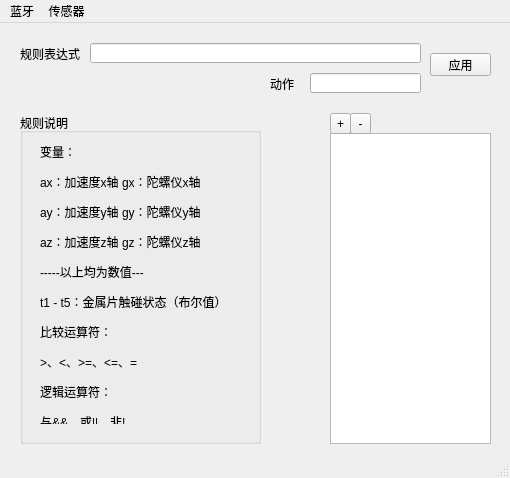
<?xml version="1.0" encoding="UTF-8"?>
<ui version="4.0">
 <class>MainWindow</class>
 <widget class="QMainWindow" name="MainWindow">
  <property name="geometry">
   <rect>
    <x>0</x>
    <y>0</y>
    <width>510</width>
    <height>478</height>
   </rect>
  </property>
  <property name="windowTitle">
   <string>手势控制系统</string>
  </property>
  <widget class="QWidget" name="centralWidget">
   <widget class="QGroupBox" name="gbRuleStatement">
    <property name="geometry">
     <rect>
      <x>20</x>
      <y>90</y>
      <width>241</width>
      <height>331</height>
     </rect>
    </property>
    <property name="title">
     <string>规则说明</string>
    </property>
    <widget class="QLabel" name="lRuleStatement">
     <property name="geometry">
      <rect>
       <x>20</x>
       <y>30</y>
       <width>211</width>
       <height>281</height>
      </rect>
     </property>
     <property name="text">
      <string>&lt;html&gt;&lt;head/&gt;&lt;body&gt;&lt;p&gt;变量：&lt;/p&gt;&lt;p&gt;ax：加速度x轴 gx：陀螺仪x轴&lt;/p&gt;&lt;p&gt;ay：加速度y轴 gy：陀螺仪y轴&lt;/p&gt;&lt;p&gt;az：加速度z轴 gz：陀螺仪z轴 &lt;/p&gt;&lt;p&gt;-----以上均为数值--- &lt;/p&gt;&lt;p&gt;t1 - t5：金属片触碰状态（布尔值）&lt;/p&gt;&lt;p&gt;比较运算符：&lt;/p&gt;&lt;p&gt;&amp;gt;、&amp;lt;、&amp;gt;=、&amp;lt;=、=&lt;/p&gt;&lt;p&gt;逻辑运算符：&lt;/p&gt;&lt;p&gt;与&amp;amp;&amp;amp;、或||、非!&lt;/p&gt;&lt;/body&gt;&lt;/html&gt;</string>
     </property>
    </widget>
   </widget>
   <widget class="QLineEdit" name="leExpression">
    <property name="geometry">
     <rect>
      <x>90</x>
      <y>20</y>
      <width>331</width>
      <height>20</height>
     </rect>
    </property>
   </widget>
   <widget class="QLabel" name="lExpression">
    <property name="geometry">
     <rect>
      <x>20</x>
      <y>20</y>
      <width>71</width>
      <height>21</height>
     </rect>
    </property>
    <property name="text">
     <string>规则表达式</string>
    </property>
   </widget>
   <widget class="QListWidget" name="lwExpression">
    <property name="geometry">
     <rect>
      <x>330</x>
      <y>110</y>
      <width>161</width>
      <height>311</height>
     </rect>
    </property>
   </widget>
   <widget class="QPushButton" name="pbApplyExpression">
    <property name="geometry">
     <rect>
      <x>430</x>
      <y>30</y>
      <width>61</width>
      <height>23</height>
     </rect>
    </property>
    <property name="text">
     <string>应用</string>
    </property>
   </widget>
   <widget class="QToolButton" name="tbAddExpression">
    <property name="geometry">
     <rect>
      <x>330</x>
      <y>90</y>
      <width>21</width>
      <height>21</height>
     </rect>
    </property>
    <property name="text">
     <string>+</string>
    </property>
   </widget>
   <widget class="QToolButton" name="tbDeleteExpression">
    <property name="geometry">
     <rect>
      <x>350</x>
      <y>90</y>
      <width>21</width>
      <height>21</height>
     </rect>
    </property>
    <property name="text">
     <string>-</string>
    </property>
   </widget>
   <widget class="QLabel" name="lAction">
    <property name="geometry">
     <rect>
      <x>270</x>
      <y>50</y>
      <width>31</width>
      <height>21</height>
     </rect>
    </property>
    <property name="text">
     <string>动作</string>
    </property>
   </widget>
   <widget class="QLineEdit" name="leAction">
    <property name="geometry">
     <rect>
      <x>310</x>
      <y>50</y>
      <width>111</width>
      <height>20</height>
     </rect>
    </property>
   </widget>
  </widget>
  <widget class="QMenuBar" name="menuBar">
   <property name="geometry">
    <rect>
     <x>0</x>
     <y>0</y>
     <width>510</width>
     <height>23</height>
    </rect>
   </property>
   <widget class="QMenu" name="mBluetooth">
    <property name="title">
     <string>蓝牙</string>
    </property>
    <widget class="QMenu" name="mBluetoothConnect">
     <property name="title">
      <string>连接</string>
     </property>
     <property name="icon">
      <iconset resource="gloves.qrc">
       <normaloff>:/images/connect.png</normaloff>:/images/connect.png</iconset>
     </property>
    </widget>
    <addaction name="mBluetoothConnect"/>
    <addaction name="actionBluetoothDisconnect"/>
    <addaction name="actionactionBluetoothStatus"/>
    <addaction name="actionOpenBthPortMonitor"/>
   </widget>
   <widget class="QMenu" name="mSensor">
    <property name="title">
     <string>传感器</string>
    </property>
    <addaction name="actionOpenSensorMonitor"/>
   </widget>
   <addaction name="mBluetooth"/>
   <addaction name="mSensor"/>
  </widget>
  <widget class="QStatusBar" name="statusBar"/>
  <action name="actionBluetoothDisconnect">
   <property name="enabled">
    <bool>false</bool>
   </property>
   <property name="icon">
    <iconset resource="gloves.qrc">
     <normaloff>:/images/disconnect.png</normaloff>:/images/disconnect.png</iconset>
   </property>
   <property name="text">
    <string>断开</string>
   </property>
  </action>
  <action name="actionactionBluetoothStatus">
   <property name="enabled">
    <bool>false</bool>
   </property>
   <property name="icon">
    <iconset resource="gloves.qrc">
     <normaloff>:/images/status.png</normaloff>:/images/status.png</iconset>
   </property>
   <property name="text">
    <string>状态</string>
   </property>
  </action>
  <action name="actionOpenSensorMonitor">
   <property name="icon">
    <iconset resource="gloves.qrc">
     <normaloff>:/images/monitor.png</normaloff>:/images/monitor.png</iconset>
   </property>
   <property name="text">
    <string>状态监视窗</string>
   </property>
  </action>
  <action name="actionOpenBthPortMonitor">
   <property name="icon">
    <iconset resource="gloves.qrc">
     <normaloff>:/images/debug.png</normaloff>:/images/debug.png</iconset>
   </property>
   <property name="text">
    <string>调试窗口</string>
   </property>
  </action>
 </widget>
 <layoutdefault spacing="6" margin="11"/>
 <resources>
  <include location="gloves.qrc"/>
 </resources>
 <connections/>
</ui>
